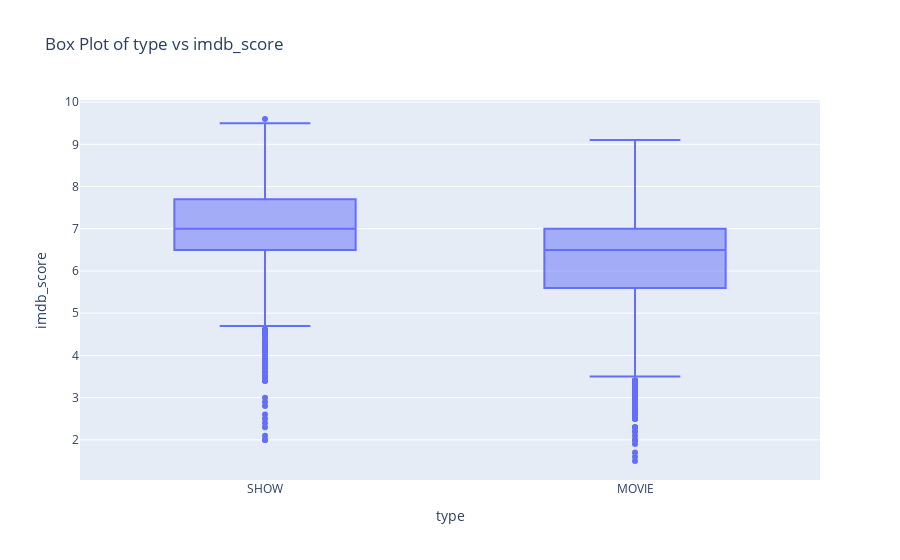

Here is the notebook cell this chart was saved with:
### Markdown cell above
## Type vs IMDb Score

### Code cell
bi_analysis.plot_box('type', 'imdb_score')

### Figure 1 — Plotly figure (JSON) as saved in the notebook; plotly's stock layout.template omitted (floating-point values rounded to 4 significant figures; data arrays with more than 128 entries replaced by an {"elided": "..."} marker saying what was removed)
{"data": [{"alignmentgroup": "True", "hovertemplate": "type=%{x}<br>imdb_score=%{y}<extra></extra>", "legendgroup": "", "marker": {"color": "#636efa"}, "name": "", "notched": false, "offsetgroup": "", "orientation": "v", "showlegend": false, "type": "box", "x": {"elided": "5849 str values"}, "x0": " ", "xaxis": "x", "y": {"elided": "5849 float values"}, "y0": " ", "yaxis": "y"}], "layout": {"boxmode": "group", "legend": {"tracegroupgap": 0}, "title": {"text": "Box Plot of type vs imdb_score"}, "xaxis": {"anchor": "y", "domain": [0, 1], "title": {"text": "type"}}, "yaxis": {"anchor": "x", "domain": [0, 1], "title": {"text": "imdb_score"}}}}
